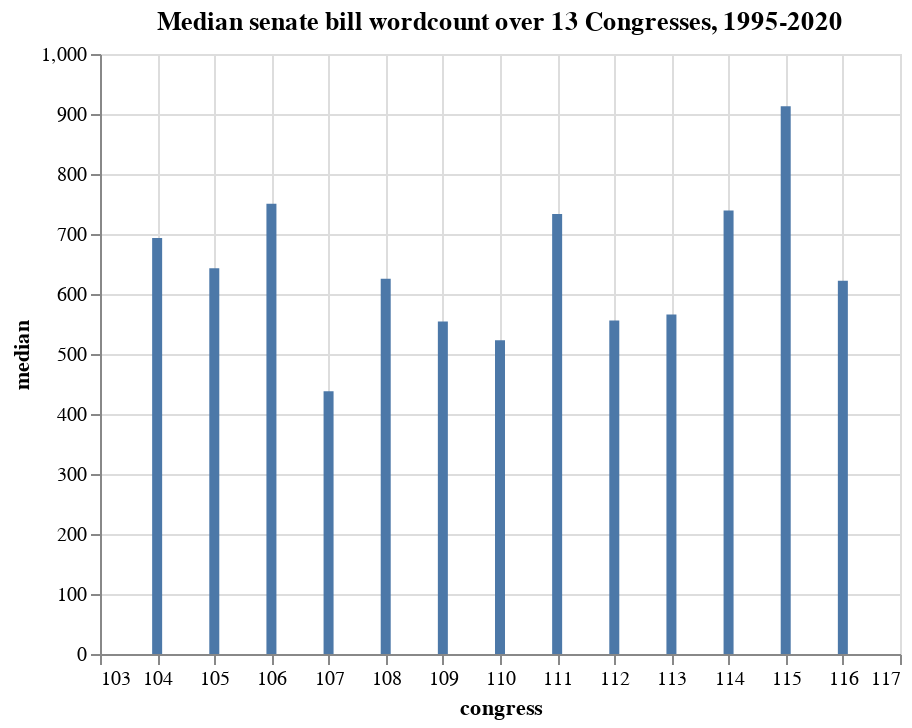

The cell this chart's notebook holds for it:
### Markdown cell above
#### Graphing the median senate bill word count by congress

### Code cell
alt.Chart(summary).mark_bar().encode(
    x='congress',
    y='median'
).properties(
    title='Median senate bill wordcount over 13 Congresses, 1995-2020'
)

### Figure 1 — Vega-Lite specification as saved in the notebook (floating-point values rounded to 4 significant figures)
{"config": {"view": {"continuousWidth": 400, "continuousHeight": 300}}, "data": {"name": "data-664626544c07293376ef202b5bd2a5e3"}, "mark": "bar", "encoding": {"x": {"type": "quantitative", "field": "congress"}, "y": {"type": "quantitative", "field": "median"}}, "title": "Median senate bill wordcount over 13 Congresses, 1995-2020", "$schema": "https://vega.github.io/schema/vega-lite/v4.8.1.json", "datasets": {"data-664626544c07293376ef202b5bd2a5e3": [{"congress": 104, "mean": 9202.0, "median": 693.5, "max": 237300.0, "min": 118.0}, {"congress": 105, "mean": 2808.0, "median": 643.0, "max": 40100.0, "min": 111.0}, {"congress": 106, "mean": 3835.0, "median": 750.5, "max": 212200.0, "min": 122.0}, {"congress": 107, "mean": 5218.0, "median": 438.0, "max": 173800.0, "min": 121.0}, {"congress": 108, "mean": 3201.0, "median": 625.5, "max": 101100.0, "min": 121.0}, {"congress": 109, "mean": 3584.0, "median": 554.0, "max": 90700.0, "min": 114.0}, {"congress": 110, "mean": 3095.0, "median": 523.0, "max": 165300.0, "min": 123.0}, {"congress": 111, "mean": 2763.0, "median": 733.5, "max": 33310.0, "min": 108.0}, {"congress": 112, "mean": 2250.0, "median": 556.0, "max": 61980.0, "min": 123.0}, {"congress": 113, "mean": 2275.0, "median": 566.0, "max": 44470.0, "min": 67.0}, {"congress": 114, "mean": 11040.0, "median": 739.0, "max": 420000.0, "min": 156.0}, {"congress": 115, "mean": 3431.0, "median": 913.0, "max": 63590.0, "min": 130.0}, {"congress": 116, "mean": 8773.0, "median": 622.0, "max": 478700.0, "min": 113.0}]}}
